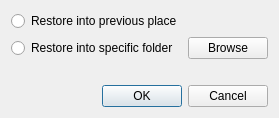
<?xml version="1.0" encoding="UTF-8"?>
<ui version="4.0">
 <class>Dialog</class>
 <widget class="QDialog" name="Dialog">
  <property name="geometry">
   <rect>
    <x>0</x>
    <y>0</y>
    <width>253</width>
    <height>116</height>
   </rect>
  </property>
  <property name="sizePolicy">
   <sizepolicy hsizetype="Preferred" vsizetype="Fixed">
    <horstretch>0</horstretch>
    <verstretch>0</verstretch>
   </sizepolicy>
  </property>
  <property name="maximumSize">
   <size>
    <width>16777215</width>
    <height>116</height>
   </size>
  </property>
  <property name="windowTitle">
   <string>Restore</string>
  </property>
  <layout class="QGridLayout" name="gridLayout">
   <item row="2" column="0" colspan="2">
    <widget class="QLabel" name="labelPath">
     <property name="text">
      <string/>
     </property>
    </widget>
   </item>
   <item row="0" column="0">
    <widget class="QRadioButton" name="radioButtonPrev">
     <property name="text">
      <string>Restore into previous place</string>
     </property>
    </widget>
   </item>
   <item row="1" column="0">
    <widget class="QRadioButton" name="radioButtonSpec">
     <property name="text">
      <string>Restore into specific folder</string>
     </property>
    </widget>
   </item>
   <item row="1" column="1">
    <widget class="QPushButton" name="browseButton">
     <property name="sizePolicy">
      <sizepolicy hsizetype="Fixed" vsizetype="Fixed">
       <horstretch>0</horstretch>
       <verstretch>0</verstretch>
      </sizepolicy>
     </property>
     <property name="text">
      <string>Browse</string>
     </property>
    </widget>
   </item>
   <item row="3" column="0" colspan="2">
    <widget class="QDialogButtonBox" name="buttonBox">
     <property name="standardButtons">
      <set>QDialogButtonBox::Cancel|QDialogButtonBox::Ok</set>
     </property>
    </widget>
   </item>
  </layout>
 </widget>
 <resources/>
 <connections/>
</ui>
